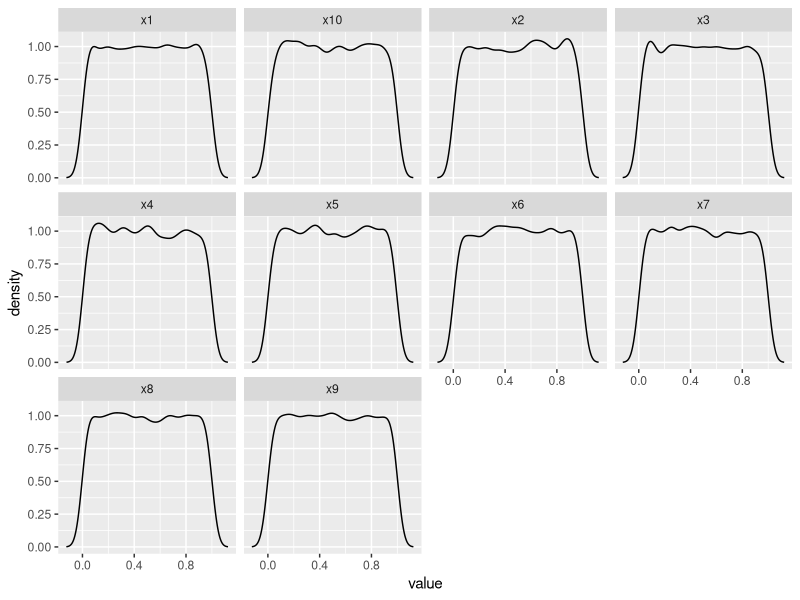
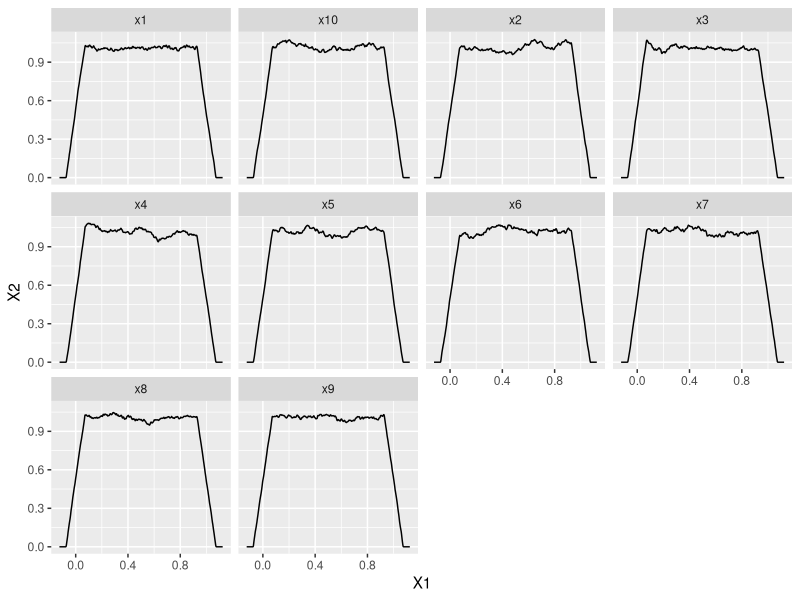

The R source for these figures, in order:
## ---- chunk 1
knitr::opts_chunk$set(
  collapse = TRUE,
  comment = "#>"
)
## ---- chunk 2
library(mlbench)
library(plyr)
library(ggplot2)

data <- mlbench.friedman1(10000)
y <- data$y
x <- data$x
df <- data.frame(y = y , x)
names(df) <- tolower(names(df))
## ---- chunk 3
variableDensity <- apply(df, 2, function(x){
  dx <- density(x)
})

## for variable x1,...,x10
gestosc <- list()
j <- 1
for(i in c(names(df)[2:11])){
  gestosc[[j]] <- data.frame(cbind(variableDensity[[i]][["x"]], variableDensity[[i]][["y"]], rep(i, length(variableDensity[[i]][["x"]]))))
  j <- j + 1
}

g <- ldply(gestosc, data.frame)
g$X1 <- as.numeric(as.character(g$X1))
g$X2 <- as.numeric(as.character(g$X2))

ggplot(g, aes(x = X1, y = X2)) + geom_line() + facet_wrap(~X3) + labs(x = "value", y = "density")

## ---- chunk 4
variableDensity <- apply(df, 2, function(x){
  dx <- density(x, kernel = "rectangular")
})

##for variable x1,...,x10
gestosc1 <- list()
j1 <- 1
for(i1 in c(names(df)[2:11])){
  gestosc1[[j1]] <- data.frame(cbind(variableDensity[[i1]][["x"]], variableDensity[[i1]][["y"]], rep(i1, length(variableDensity[[i1]][["x"]]))))
  j1 <- j1 + 1
}

g1 <- ldply(gestosc1, data.frame)
g1$X1 <- as.numeric(as.character(g1$X1))
g1$X2 <- as.numeric(as.character(g1$X2))


ggplot(g1, aes(x = X1, y = X2)) + geom_line() + facet_wrap(~X3)

## ---- chunk 5
# library("DALEX")
# library("randomForest")
# library("ceterisParibus")
# library(gridExtra)
# library(grid)
# set.seed(59)
# 
# ##############################################
# ##############################################3
# ########################################3
# apartments_rf_model <- randomForest(m2.price ~ construction.year + surface + floor +
#                                       no.rooms, data = apartments)
# 
# explainer_rf <- explain(apartments_rf_model,
#                         data = apartmentsTest[,2:5], y = apartmentsTest$m2.price)
# new_apartment <- apartmentsTest[1, ]
# new_apartment
# cp_rf <- ceteris_paribus(explainer_rf, observation = new_apartment[,2:5])
# cp_rf
# plot(cp_rf)
# 
# 
# #####  test cp plot #####################3
# cp_rf[which(cp_rf$`_vname_` == "no.rooms"), ] -> j
# ggplot(j, aes(x = no.rooms, y = `_yhat_`)) + geom_line()
# ##############################
# jj <- j[,c("no.rooms", '_yhat_')]
# jj_unique <- unique(jj)
# ggplot(jj_unique, aes(x = no.rooms, y = `_yhat_`)) + geom_line()
# 
# 
# wyn2 <- LocalVariableImportanceViaOscillations(cp_rf, absolute_deviation = TRUE, point = TRUE, density = TRUE, apartments[,2:5])
# wyn3 <- LocalVariableImportanceViaOscillations(cp_rf,absolute_deviation = TRUE, point = TRUE, density = TRUE, apartments[,2:5], bw_density = "SJ")
# plot1(cp_rf, apartments[,2:5])
# plot2(cp_rf, apartments[,2:5])
# 
# hist(apartments$no.rooms, breaks = 100)
# apar
# 
# 
# ####
# 
# library(mlbench)
# library(plyr)
# library(ggplot2)
# 
# data <- mlbench.friedman1(10000)
# y <- data$y
# x <- data$x
# df <- data.frame(y = y , x)
# names(df) <- tolower(names(df))
# 
# friedman_rf_model <- randomForest(y ~., data = df)
# explainer_rf <- explain(friedman_rf_model, data = df[,2:11], y =df$y)
# #mlbench.friedman1(1)
# new_friedmann <- data.frame("y" = 8.924793, "x1" = 0.9002915, "x2" = 0.07000687, "x3" = 0.2255303,
#                             "x4" = 0.3825585, "x5" = 0.2023882, "x6" = 0.389687, "x7" = 0.04077074,
#                             "x8" = 0.2666487, "x9" = 0.144826, "x10" = 0.4970784)
# 
# cp_rf <- ceteris_paribus(explainer_rf, observations = new_friedmann[,2:11])
# 
# cp_rf
# plot(cp_rf)
# 
# wyn <- LocalVariableImportanceViaOscillations(cp = cp_rf, df = df[2:11], absolute_deviation = TRUE, point = TRUE, density = TRUE, kernel_density = "gaussian", bw_density = "nrd0")
# wyn1 <- LocalVariableImportanceViaOscillations(cp = cp_rf, df = df[2:11], absolute_deviation = TRUE, point = TRUE, density = TRUE, kernel_density = "gaussian", bw_density = "SJ")
# 
# 
# 
# a <- LocalVariableImportanceViaOscillations(cp_rf, absolute_deviation = TRUE, point = TRUE, density = TRUE, df[,2:11])
# b <- LocalVariableImportanceViaOscillations1(cp_rf,absolute_deviation = TRUE, point = TRUE, density = TRUE, df[,2:11])
# plot(a, type="l")
# lines(b, col="red")
# plot1(cp_rf, df[,2:11])
# plot2(cp_rf, df[,2:11])
# 
# 
# p1 <- vip(friedman_rf_model, method = "pdp", feature_names = paste0("x", 1:10)) +
#   labs(x = "", y = "Importance", title = "PDP method") +
#   theme_light()

